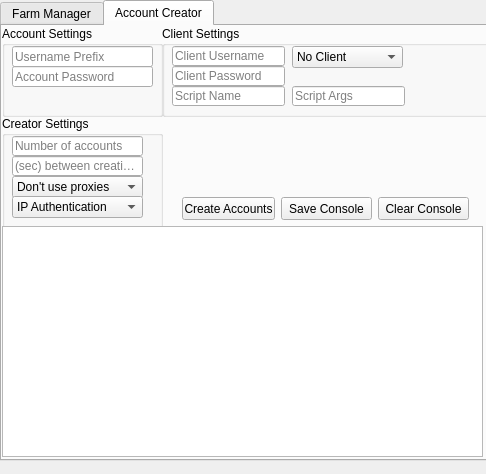
<?xml version="1.0" encoding="UTF-8"?>
<ui version="4.0">
 <class>MainWindow</class>
 <widget class="QMainWindow" name="MainWindow">
  <property name="geometry">
   <rect>
    <x>0</x>
    <y>0</y>
    <width>486</width>
    <height>474</height>
   </rect>
  </property>
  <property name="sizePolicy">
   <sizepolicy hsizetype="Fixed" vsizetype="Fixed">
    <horstretch>0</horstretch>
    <verstretch>0</verstretch>
   </sizepolicy>
  </property>
  <property name="minimumSize">
   <size>
    <width>400</width>
    <height>350</height>
   </size>
  </property>
  <property name="maximumSize">
   <size>
    <width>800</width>
    <height>600</height>
   </size>
  </property>
  <property name="baseSize">
   <size>
    <width>0</width>
    <height>0</height>
   </size>
  </property>
  <property name="windowTitle">
   <string>Gavins Account Creator</string>
  </property>
  <widget class="QWidget" name="centralwidget">
   <widget class="QTabWidget" name="tabWidget">
    <property name="enabled">
     <bool>true</bool>
    </property>
    <property name="geometry">
     <rect>
      <x>0</x>
      <y>0</y>
      <width>491</width>
      <height>461</height>
     </rect>
    </property>
    <property name="currentIndex">
     <number>1</number>
    </property>
    <widget class="QWidget" name="tba_tab">
     <attribute name="title">
      <string>Farm Manager</string>
     </attribute>
    </widget>
    <widget class="QWidget" name="creator_tab">
     <attribute name="title">
      <string>Account Creator</string>
     </attribute>
     <widget class="QGroupBox" name="creator_groupbox">
      <property name="geometry">
       <rect>
        <x>0</x>
        <y>90</y>
        <width>161</width>
        <height>131</height>
       </rect>
      </property>
      <property name="title">
       <string>Creator Settings</string>
      </property>
      <widget class="QLineEdit" name="accs_field">
       <property name="geometry">
        <rect>
         <x>10</x>
         <y>20</y>
         <width>131</width>
         <height>20</height>
        </rect>
       </property>
       <property name="placeholderText">
        <string>Number of accounts</string>
       </property>
      </widget>
      <widget class="QLineEdit" name="retry_timer_field">
       <property name="geometry">
        <rect>
         <x>10</x>
         <y>40</y>
         <width>131</width>
         <height>20</height>
        </rect>
       </property>
       <property name="placeholderText">
        <string>(sec) between creations</string>
       </property>
      </widget>
      <widget class="QComboBox" name="use_proxies_box">
       <property name="geometry">
        <rect>
         <x>10</x>
         <y>60</y>
         <width>131</width>
         <height>22</height>
        </rect>
       </property>
       <property name="currentText">
        <string>Don't use proxies</string>
       </property>
       <item>
        <property name="text">
         <string>Don't use proxies</string>
        </property>
       </item>
       <item>
        <property name="text">
         <string>Use proxies</string>
        </property>
       </item>
      </widget>
      <widget class="QComboBox" name="proxy_auth_box">
       <property name="geometry">
        <rect>
         <x>10</x>
         <y>80</y>
         <width>131</width>
         <height>22</height>
        </rect>
       </property>
       <item>
        <property name="text">
         <string>IP Authentication</string>
        </property>
       </item>
       <item>
        <property name="text">
         <string>User/Pass Authentication</string>
        </property>
       </item>
      </widget>
     </widget>
     <widget class="QGroupBox" name="client_groupbox">
      <property name="geometry">
       <rect>
        <x>160</x>
        <y>0</y>
        <width>351</width>
        <height>91</height>
       </rect>
      </property>
      <property name="title">
       <string>Client Settings</string>
      </property>
      <widget class="QLineEdit" name="client_username_field">
       <property name="geometry">
        <rect>
         <x>10</x>
         <y>20</y>
         <width>113</width>
         <height>20</height>
        </rect>
       </property>
       <property name="placeholderText">
        <string>Client Username</string>
       </property>
      </widget>
      <widget class="QLineEdit" name="client_password_field">
       <property name="geometry">
        <rect>
         <x>10</x>
         <y>40</y>
         <width>113</width>
         <height>20</height>
        </rect>
       </property>
       <property name="placeholderText">
        <string>Client Password</string>
       </property>
      </widget>
      <widget class="QLineEdit" name="script_name_field">
       <property name="geometry">
        <rect>
         <x>10</x>
         <y>60</y>
         <width>113</width>
         <height>20</height>
        </rect>
       </property>
       <property name="placeholderText">
        <string>Script Name</string>
       </property>
      </widget>
      <widget class="QComboBox" name="use_client_box">
       <property name="geometry">
        <rect>
         <x>130</x>
         <y>20</y>
         <width>111</width>
         <height>22</height>
        </rect>
       </property>
       <item>
        <property name="text">
         <string>No Client</string>
        </property>
       </item>
       <item>
        <property name="text">
         <string>OSBot Client</string>
        </property>
       </item>
       <item>
        <property name="text">
         <string>Tribot Client</string>
        </property>
       </item>
      </widget>
      <widget class="QLineEdit" name="script_args_field">
       <property name="geometry">
        <rect>
         <x>130</x>
         <y>60</y>
         <width>113</width>
         <height>20</height>
        </rect>
       </property>
       <property name="text">
        <string/>
       </property>
       <property name="placeholderText">
        <string>Script Args</string>
       </property>
      </widget>
     </widget>
     <widget class="QGroupBox" name="acc_groupbox">
      <property name="geometry">
       <rect>
        <x>0</x>
        <y>0</y>
        <width>161</width>
        <height>91</height>
       </rect>
      </property>
      <property name="title">
       <string>Account Settings</string>
      </property>
      <widget class="QLineEdit" name="account_password_field">
       <property name="geometry">
        <rect>
         <x>10</x>
         <y>40</y>
         <width>141</width>
         <height>21</height>
        </rect>
       </property>
       <property name="placeholderText">
        <string>Account Password</string>
       </property>
      </widget>
      <widget class="QLineEdit" name="username_prefix_field">
       <property name="geometry">
        <rect>
         <x>10</x>
         <y>20</y>
         <width>141</width>
         <height>21</height>
        </rect>
       </property>
       <property name="placeholderText">
        <string>Username Prefix</string>
       </property>
      </widget>
     </widget>
     <widget class="QWidget" name="layoutWidget">
      <property name="geometry">
       <rect>
        <x>180</x>
        <y>170</y>
        <width>287</width>
        <height>25</height>
       </rect>
      </property>
      <layout class="QHBoxLayout" name="horizontalLayout">
       <item>
        <widget class="QPushButton" name="create_accounts_button">
         <property name="minimumSize">
          <size>
           <width>91</width>
           <height>23</height>
          </size>
         </property>
         <property name="text">
          <string>Create Accounts</string>
         </property>
        </widget>
       </item>
       <item>
        <widget class="QPushButton" name="save_console_button">
         <property name="minimumSize">
          <size>
           <width>91</width>
           <height>23</height>
          </size>
         </property>
         <property name="text">
          <string>Save Console</string>
         </property>
        </widget>
       </item>
       <item>
        <widget class="QPushButton" name="clear_console_button">
         <property name="minimumSize">
          <size>
           <width>91</width>
           <height>23</height>
          </size>
         </property>
         <property name="text">
          <string>Clear Console</string>
         </property>
        </widget>
       </item>
      </layout>
     </widget>
     <widget class="QTextBrowser" name="console_browser">
      <property name="geometry">
       <rect>
        <x>0</x>
        <y>200</y>
        <width>481</width>
        <height>231</height>
       </rect>
      </property>
     </widget>
    </widget>
   </widget>
  </widget>
  <widget class="QMenuBar" name="menubar">
   <property name="geometry">
    <rect>
     <x>0</x>
     <y>0</y>
     <width>486</width>
     <height>21</height>
    </rect>
   </property>
  </widget>
 </widget>
 <resources/>
 <connections>
  <connection>
   <sender>clear_console_button</sender>
   <signal>clicked()</signal>
   <receiver>MainWindow</receiver>
   <slot>clear_console()</slot>
   <hints>
    <hint type="sourcelabel">
     <x>405</x>
     <y>202</y>
    </hint>
    <hint type="destinationlabel">
     <x>255</x>
     <y>230</y>
    </hint>
   </hints>
  </connection>
  <connection>
   <sender>save_console_button</sender>
   <signal>clicked()</signal>
   <receiver>MainWindow</receiver>
   <slot>save_console()</slot>
   <hints>
    <hint type="sourcelabel">
     <x>315</x>
     <y>202</y>
    </hint>
    <hint type="destinationlabel">
     <x>255</x>
     <y>230</y>
    </hint>
   </hints>
  </connection>
  <connection>
   <sender>create_accounts_button</sender>
   <signal>clicked()</signal>
   <receiver>MainWindow</receiver>
   <slot>create_accounts()</slot>
   <hints>
    <hint type="sourcelabel">
     <x>225</x>
     <y>202</y>
    </hint>
    <hint type="destinationlabel">
     <x>255</x>
     <y>230</y>
    </hint>
   </hints>
  </connection>
 </connections>
 <slots>
  <slot>clear_console()</slot>
  <slot>save_console()</slot>
  <slot>create_accounts()</slot>
  <slot>use_tribot()</slot>
  <slot>use_osbot()</slot>
  <slot>no_client()</slot>
  <slot>use_proxies()</slot>
  <slot>no_proxies()</slot>
 </slots>
</ui>
